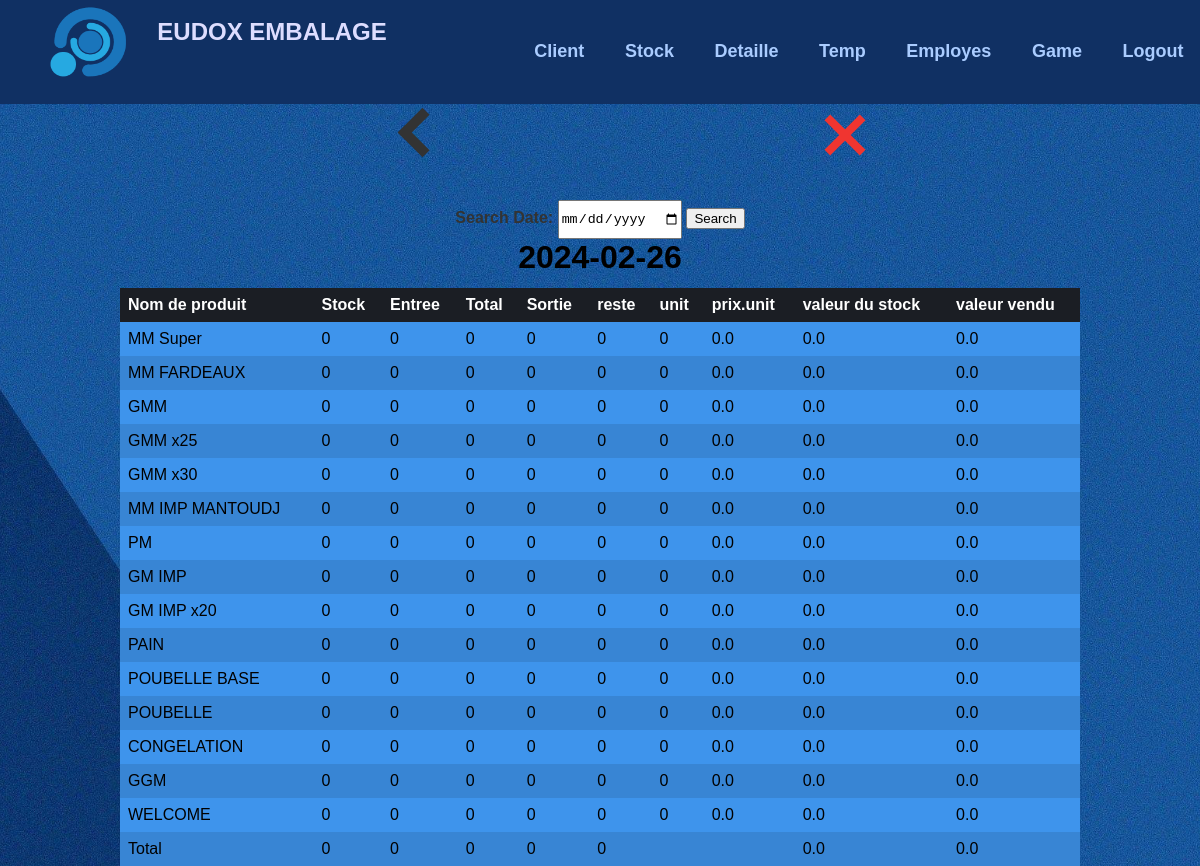
Screenshot of /stock/view with the database file from the repository.
### tables this page shows
CREATE TABLE stv (
        id INTEGER PRIMARY KEY AUTOINCREMENT,
        date TEXT NOT NULL,
        MM_super_st INTEGER NOT NULL,
        MM_super_e INTEGER NOT NULL,
        MM_super_so INTEGER NOT NULL,
        MM_Fardeaux_st INTEGER NOT NULL,
        MM_Fardeaux_e INTEGER NOT NULL,
        MM_Fardeaux_so INTEGER NOT NULL,
        GMM_st INTEGER NOT NULL,
        GMM_e INTEGER NOT NULL,
        GMM_so INTEGER NOT NULL,
        GMM_x25_st INTEGER NOT NULL,
        GMM_x25_e INTEGER NOT NULL,
        GMM_x25_so INTEGER NOT NULL,
        GMM_x30_st INTEGER NOT NULL,
        GMM_x30_e INTEGER NOT NULL,
        GMM_x30_so INTEGER NOT NULL,
        MM_IMP_MANTOUDJ_st INTEGER NOT NULL,
        MM_IMP_MANTOUDJ_e INTEGER NOT NULL,
        MM_IMP_MANTOUDJ_so INTEGER NOT NULL,
        PM_st INTEGER NOT NULL,
        PM_e INTEGER NOT NULL,
        PM_so INTEGER NOT NULL,
        GM_IMP_st INTEGER NOT NULL,
        GM_IMP_e INTEGER NOT NULL,
        GM_IMP_so INTEGER NOT NULL,
        GM_IMP_x20_st INTEGER NOT NULL,
        GM_IMP_x20_e INTEGER NOT NULL,
        GM_IMP_x20_so INTEGER NOT NULL,
        PAIN_st INTEGER NOT NULL,
        PAIN_e INTEGER NOT NULL,
        PAIN_so INTEGER NOT NULL,
        POUBELLE_BASE_st INTEGER NOT NULL,
        POUBELLE_BASE_e INTEGER NOT NULL,
        POUBELLE_BASE_so INTEGER NOT NULL,
        POUBELLE_st INTEGER NOT NULL,
        POUBELLE_e INTEGER NOT NULL,
        POUBELLE_so INTEGER NOT NULL,
        CONGELATION_st INTEGER NOT NULL,
        CONGELATION_e INTEGER NOT NULL,
        CONGELATION_so INTEGER NOT NULL,
        GGM_st INTEGER NOT NULL,
        GGM_e INTEGER NOT NULL,
        GGM_so INTEGER NOT NULL,
        WELCOME_st INTEGER NOT NULL,
        WELCOME_e INTEGER NOT NULL,
        WELCOME_so INTEGER NOT NULL
    );

CREATE TABLE upt (
        id INTEGER PRIMARY KEY AUTOINCREMENT,
        date TEXT NOT NULL,
        num INTEGER NOT NULL,
        u INTEGER NOT NULL,
        up REAL NOT NULL
    );

### app.py (the view)
@app.route('/stock/view', methods=['POST', 'GET'])
def view_stock():
    if request.method == 'POST':
        today_date = request.form.get('search_date', datetime.now().strftime("%Y-%m-%d"), None)
        if not today_date:
            today_date = datetime.now().strftime("%Y-%m-%d")
    else:
        today_date = datetime.now().strftime("%Y-%m-%d")
    conn = sqlite3.connect('form_data.db')
    cursor = conn.cursor()
    cursor.execute('SELECT * FROM stv WHERE date = ?', (today_date,))
    stock_data = cursor.fetchone()
    cursor.execute('SELECT u, up FROM upt WHERE date = ?', (today_date,))
    vals = cursor.fetchall()
    conn.close()
    product_names = ["MM Super", "MM FARDEAUX", "GMM", "GMM x25", "GMM x30", "MM IMP MANTOUDJ", "PM", "GM IMP", "GM IMP x20", "PAIN", "POUBELLE BASE", "POUBELLE", "CONGELATION", "GGM", "WELCOME"]
    total_stock = sum(stock_data[i * 3 + 2] for i in range(len(product_names)))
    total_entree = sum(stock_data[i * 3 + 3] for i in range(len(product_names)))
    total_sort = sum(stock_data[i * 3 + 4] for i in range(len(product_names)))
    total_rest = sum(stock_data[i * 3 + 2] + stock_data[i * 3 + 3] - stock_data[i * 3 + 4] for i in range(len(product_names)))
    total_v_stock = sum((stock_data[i * 3 + 2] + stock_data[i * 3 + 3] - stock_data[i * 3 + 4]) * vals[i][0] * vals[i][1] for i in range(len(product_names)))
    total_v_vendu = sum(stock_data[i * 3 + 4] * vals[i][0] * vals[i][1] for i in range(len(product_names)))
    return render_template('s_view.html', stock_data=stock_data, vals=vals, product_names=product_names, td=today_date,
                           total_stock=total_stock, total_entree=total_entree, total_sort=total_sort,
                           total_rest=total_rest, total_v_stock=total_v_stock, total_v_vendu=total_v_vendu)

### templates/s_view.html (shortened to what this page needs)
{% extends 'main.html' %}
{% block top %}
<a href="/stock" id="back"><div class="thick-arrow-left"></div></a>
<a href="/main" id="aclose"><div class="close"></div></a>
{% endblock %}
{% block bot %}
<form method="POST" action="/stock/view">
  <b><label for="search_date">Search Date:</label></b>
  <input type="date" id="search_date" name="search_date">
  <button type="submit">Search</button>
</form>
<h1>{{ stock_data[1] }}</h1>
<table>
  <tr>
    <th>Nom de produit</th>
    <th>Stock</th>
    <th>Entree</th>
    <th>Total</th>
    <th>Sortie</th>
    <th>reste</th>
    <th>unit</th>
    <th>prix.unit</th>
    <th>valeur du stock</th>
    <th>valeur vendu</th>
  </tr>
  {% for i in range(15) %}
    <tr>
      <td>{{ product_names[i] }}</td>
      <td>{{ stock_data[i * 3 + 2] }}</td>
      <td>{{ stock_data[i * 3 + 3] }}</td>
      <td>{{ stock_data[i * 3 + 2] + stock_data[i * 3 + 3] }}</td>
      <td>{{ stock_data[i * 3 + 4] }}</td>
      <td>{{ stock_data[i * 3 + 2] + stock_data[i * 3 + 3] - stock_data[i * 3 + 4] }}</td>
      <td contenteditable="true" onblur="updateValue(this.innerText, {{ i }}, 0, '{{ stock_data[1] }}')">{{ vals[i][0] }}</td>
      <td contenteditable="true" onblur="updateValue(this.innerText, {{ i }}, 1, '{{ stock_data[1] }}')">{{ vals[i][1] }}</td>
      <td>{{ (stock_data[i * 3 + 2] + stock_data[i * 3 + 3] - stock_data[i * 3 + 4]) * vals[i][0] * vals[i][1] }}</td>
      <td>{{ stock_data[i * 3 + 4] * vals[i][0] * vals[i][1] }}</td>
    </tr>
  {% endfor %}
  <tr>
    <td>Total</td>
    <td>{{ total_stock }}</td>
    <td>{{ total_entree }}</td>
    <td>{{ total_stock + total_entree }}</td>
    <td>{{ total_sort }}</td>
    <td>{{ total_rest }}</td>
    <td></td>
    <td></td>
    <td>{{ total_v_stock }}</td>
    <td>{{ total_v_vendu }}</td>
  </tr>
</table>
{% endblock %}

### static/css/style.css (style rules this page uses)
body, h1, h2, h3, p, ul, li { margin: 0; padding: 0; }
body { font-family: Arial, sans-serif; background-color: #155499; background-image: url('bg.jpg'); background-size: cover; background-position: center; background-attachment: fixed; transform-origin: 0 0; }
a { color: inherit; text-decoration: none; }
#aclose { margin-left: 28vw; }
.thick-arrow-left { margin: 35px; width: 25px; height: 25px; border: 10px solid #333; border-left: 0; border-top: 0; transform: rotate(135deg); }
#back { margin-left: 30.8%; }
.close { margin: 30px; background: #f03530; height: 50px; position: relative; width: 8px; transform: rotate(45deg); }
.close:after { background: #f03530; content: ""; height: 8px; left: -21px; position: absolute; top: 21px; width: 50px; }
.bot_side label { color: #333; }
.bot_side input { height: 35px; }

### static/css/table.css (style rules this page uses)
table { border-collapse: collapse; width: 80%; margin: 10%; margin-top: 1%; }
th, td { padding: 8px; text-align: left; }
th { background-color: #1b1e24; color: #fff; }
tr:nth-child(even) td { background-color: #3e94ec; }
tr:nth-child(odd) td { background-color: #3885d4; }

### rows the page displays
stv: date "2024-02-26", MM_super_st "0" "0" "0" "0" "0" "0" "0" "0" "0" "0" "0" "0" "0" "0" "0", MM_super_e "0" "0" "0" "0" "0" "0" "0" "0" "0" "0" "0" "0" "0" "0" "0", stock_data[i*3+2]+stock_data[i*3+3] "0" "0" "0" "0" "0" "0" "0" "0" "0" "0" "0" "0" "0" "0" "0", MM_super_so "0" "0" "0" "0" "0" "0" "0" "0" "0" "0" "0" "0" "0" "0" "0", MM_super_st+MM_super_e+MM_super_so "0" "0" "0" "0" "0" "0" "0" "0" "0" "0" "0" "0" "0" "0" "0", MM_super_st+MM_super_e+MM_super_so "0.0" "0.0" "0.0" "0.0" "0.0" "0.0" "0.0" "0.0" "0.0" "0.0" "0.0" "0.0" "0.0" "0.0" "0.0", stock_data[i*3+4]*vals[i][0]*vals[i][1] "0.0" "0.0" "0.0" "0.0" "0.0" "0.0" "0.0" "0.0" "0.0" "0.0" "0.0" "0.0" "0.0" "0.0" "0.0"
upt: u "0", up "0.0"
upt: u "0", up "0.0"
upt: u "0", up "0.0"
upt: u "0", up "0.0"
upt: u "0", up "0.0"
upt: u "0", up "0.0"
upt: u "0", up "0.0"
upt: u "0", up "0.0"
upt: u "0", up "0.0"
upt: u "0", up "0.0"
upt: u "0", up "0.0"
upt: u "0", up "0.0"
upt: u "0", up "0.0"
upt: u "0", up "0.0"
upt: u "0", up "0.0"

### other values shown
{{ product_names[i] }} "MM Super" "MM FARDEAUX" "GMM" "GMM x25" "GMM x30" "MM IMP MANTOUDJ" "PM" "GM IMP" "GM IMP x20" "PAIN" "POUBELLE BASE" "POUBELLE" "CONGELATION" "GGM" "WELCOME"
{{ total_stock }} "0"
{{ total_entree }} "0"
{{ total_stock + total_entree }} "0"
{{ total_sort }} "0"
{{ total_rest }} "0"
{{ total_v_stock }} "0.0"
{{ total_v_vendu }} "0.0"
